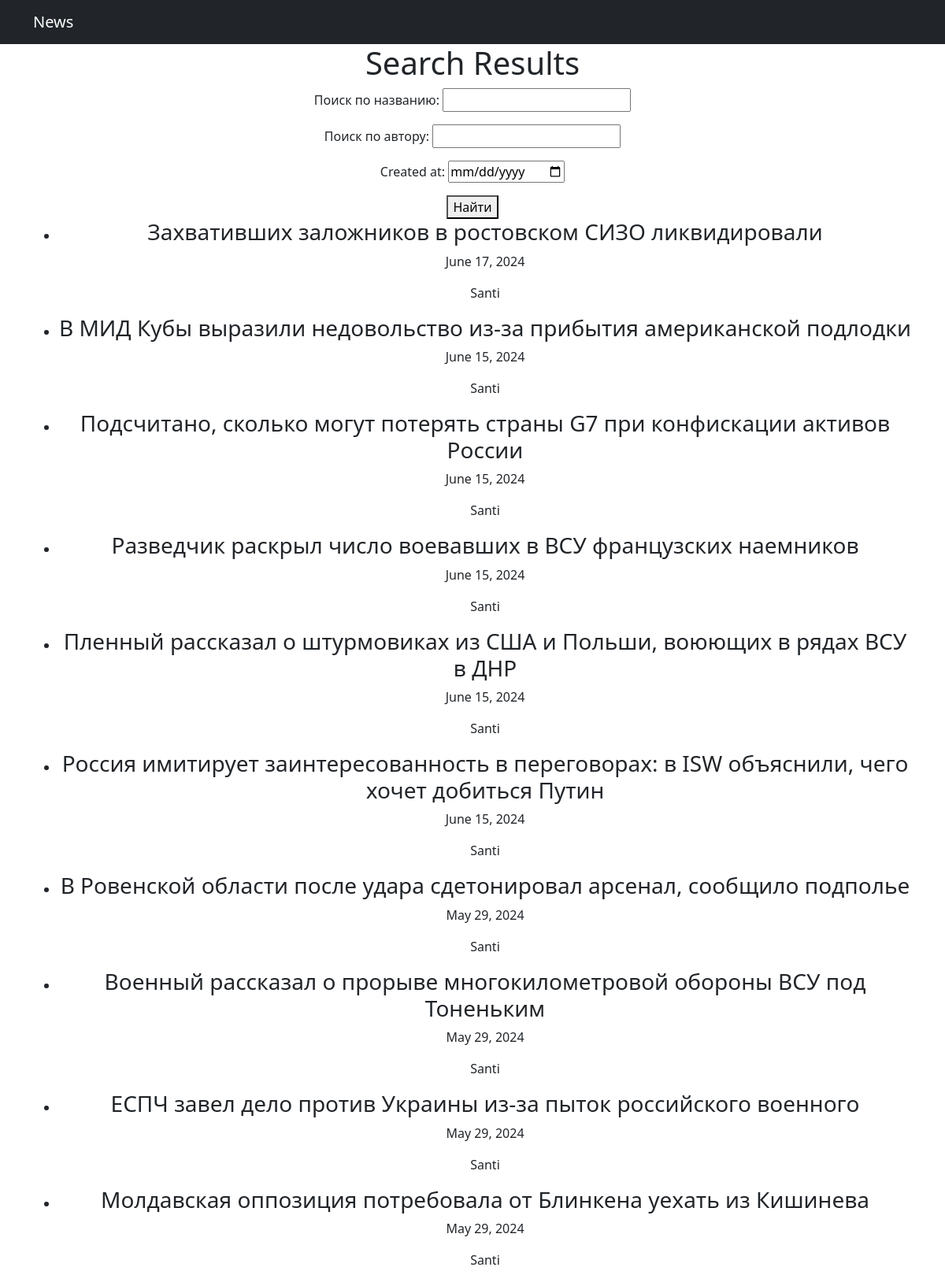
The app's page /news/search/ with its own data.
### news/models.py (models this page shows, shortened)
class News(models.Model):
    title = models.CharField(max_length=128)
    text = models.TextField()
    created_at = models.DateTimeField(auto_now_add=True)
    author = models.ForeignKey(User, on_delete=models.CASCADE, null=True, blank=True)
    categories = models.ManyToManyField('Category', related_name='news')

### news/views.py (the view)
# urls.py: path('search/', NewsSearchListView.as_view(), name='news_search'),
class NewsSearchListView(ListView):
    model = News
    template_name = 'news/news_search.html'
    context_object_name = 'search_results'
    ordering = ['-created_at']
    paginate_by = 10
    def get_queryset(self):
        queryset = super().get_queryset()
        form = NewsSearchForm(self.request.GET)
        if form.is_valid():
            title = form.cleaned_data.get('title')
            author = form.cleaned_data.get('author')
            created_at = form.cleaned_data.get('created_at')
            try:
                if title:
                    queryset = queryset.filter(title__icontains=title)
                if author:
                    queryset = queryset.filter(author__username__icontains=author)
                if created_at:
                    queryset = queryset.filter(created_at__gte=created_at)
            except FieldError:
                queryset = News.objects.none()
        return queryset
    def get_context_data(self, **kwargs):
        context = super().get_context_data(**kwargs)
        context['form'] = NewsSearchForm(self.request.GET)
        return context

### news/forms.py
class NewsSearchForm(forms.Form):
    title = forms.CharField(required=False, label='Поиск по названию')
    author = forms.CharField(required=False, label='Поиск по автору')
    created_at = forms.DateField(required=False, widget=forms.TextInput(attrs={'type': 'date'}))

### templates/news/news_search.html (shortened to what this page needs)
{% extends 'flatpages/default.html' %}
{% block content %}
  <h1>Search Results</h1>
  <form method="GET">
    {{ form.as_p }}
    <button type="submit">Найти</button>
  </form>
  <ul>
    {% for news in search_results %}
      <li>
        <h3>{{ news.title }}</h3>
        <p>{{ news.created_at|date }}</p>
               {% if news.author %}
          <p>{{ news.author.username }}</p>
        {% else %}
          <p>No Author</p>
        {% endif %}
      </li>
    {% empty %}
      <li>Ничего не найдено.</li>
    {% endfor %}
  </ul>
{% endblock %}

### records on screen
News: title "Захвативших заложников в ростовском СИЗО ликвидировали", created_at "June 17, 2024", author.username "Santi"
News: title "В МИД Кубы выразили недовольство из-за прибытия американской подлодки", created_at "June 15, 2024", author.username "Santi"
News: title "Подсчитано, сколько могут потерять страны G7 при конфискации активов России", created_at "June 15, 2024", author.username "Santi"
News: title "Разведчик раскрыл число воевавших в ВСУ французских наемников", created_at "June 15, 2024", author.username "Santi"
News: title "Пленный рассказал о штурмовиках из США и Польши, воюющих в рядах ВСУ в ДНР", created_at "June 15, 2024", author.username "Santi"
News: title "Россия имитирует заинтересованность в переговорах: в ISW объяснили, чего хочет добиться Путин", created_at "June 15, 2024", author.username "Santi"
News: title "В Ровенской области после удара сдетонировал арсенал, сообщило подполье", created_at "May 29, 2024", author.username "Santi"
News: title "Военный рассказал о прорыве многокилометровой обороны ВСУ под Тоненьким", created_at "May 29, 2024", author.username "Santi"
News: title "ЕСПЧ завел дело против Украины из-за пыток российского военного", created_at "May 29, 2024", author.username "Santi"
News: title "Молдавская оппозиция потребовала от Блинкена уехать из Кишинева", created_at "May 29, 2024", author.username "Santi"
